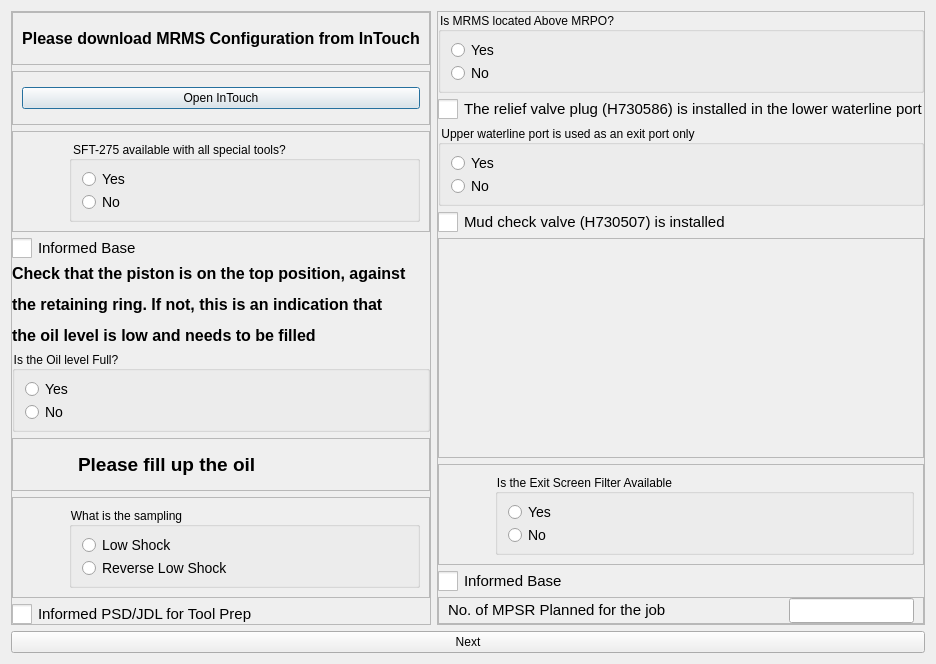
<?xml version="1.0" encoding="UTF-8"?>
<ui version="4.0">
 <class>Dialog</class>
 <widget class="QDialog" name="Dialog">
  <property name="geometry">
   <rect>
    <x>0</x>
    <y>0</y>
    <width>927</width>
    <height>659</height>
   </rect>
  </property>
  <property name="windowTitle">
   <string>Dialog</string>
  </property>
  <layout class="QGridLayout" name="gridLayout">
   <item row="0" column="0">
    <widget class="QFrame" name="frame_5">
     <property name="frameShape">
      <enum>QFrame::Shape::StyledPanel</enum>
     </property>
     <property name="frameShadow">
      <enum>QFrame::Shadow::Raised</enum>
     </property>
     <layout class="QVBoxLayout" name="verticalLayout">
      <property name="leftMargin">
       <number>0</number>
      </property>
      <property name="topMargin">
       <number>0</number>
      </property>
      <property name="rightMargin">
       <number>0</number>
      </property>
      <property name="bottomMargin">
       <number>0</number>
      </property>
      <item>
       <widget class="QFrame" name="frame_2">
        <property name="frameShape">
         <enum>QFrame::Shape::StyledPanel</enum>
        </property>
        <property name="frameShadow">
         <enum>QFrame::Shadow::Raised</enum>
        </property>
        <layout class="QVBoxLayout" name="verticalLayout_4">
         <item>
          <widget class="QLabel" name="label_2">
           <property name="text">
            <string>&lt;html&gt;&lt;head/&gt;&lt;body&gt;&lt;p align=&quot;center&quot;&gt;&lt;span style=&quot; font-size:12pt; font-weight:700;&quot;&gt;Please download MRMS Configuration from InTouch&lt;/span&gt;&lt;/p&gt;&lt;/body&gt;&lt;/html&gt;</string>
           </property>
          </widget>
         </item>
        </layout>
       </widget>
      </item>
      <item>
       <widget class="QFrame" name="frame_4">
        <property name="frameShape">
         <enum>QFrame::Shape::StyledPanel</enum>
        </property>
        <property name="frameShadow">
         <enum>QFrame::Shadow::Raised</enum>
        </property>
        <layout class="QVBoxLayout" name="verticalLayout_3">
         <item>
          <widget class="QPushButton" name="pushButton_2">
           <property name="text">
            <string>Open InTouch</string>
           </property>
          </widget>
         </item>
        </layout>
       </widget>
      </item>
      <item>
       <widget class="QFrame" name="frame">
        <property name="frameShape">
         <enum>QFrame::Shape::StyledPanel</enum>
        </property>
        <property name="frameShadow">
         <enum>QFrame::Shadow::Raised</enum>
        </property>
        <layout class="QHBoxLayout" name="horizontalLayout">
         <item>
          <widget class="QLabel" name="label_12">
           <property name="minimumSize">
            <size>
             <width>41</width>
             <height>41</height>
            </size>
           </property>
           <property name="maximumSize">
            <size>
             <width>41</width>
             <height>41</height>
            </size>
           </property>
           <property name="text">
            <string/>
           </property>
           <property name="pixmap">
            <pixmap resource="../../Images.qrc">:/Icons/Icons/risk-icon.png</pixmap>
           </property>
           <property name="scaledContents">
            <bool>true</bool>
           </property>
          </widget>
         </item>
         <item>
          <widget class="QGroupBox" name="groupBox_1">
           <property name="minimumSize">
            <size>
             <width>230</width>
             <height>0</height>
            </size>
           </property>
           <property name="styleSheet">
            <string notr="true">QGroupBox::title {
    font-size: 16px;
}
</string>
           </property>
           <property name="title">
            <string>SFT-275 available with all special tools?</string>
           </property>
           <property name="checkable">
            <bool>false</bool>
           </property>
           <property name="checked">
            <bool>false</bool>
           </property>
           <layout class="QVBoxLayout" name="verticalLayout_13">
            <item>
             <widget class="QRadioButton" name="radioButton_1">
              <property name="styleSheet">
               <string notr="true">QRadioButton{
    font-size: 14px; /* Larger text */
}
QRadioButton::indicator {
    width: 15px; /* Larger checkbox square */
    height: 15px; /* Larger checkbox square */
}</string>
              </property>
              <property name="text">
               <string>Yes</string>
              </property>
             </widget>
            </item>
            <item>
             <widget class="QRadioButton" name="radioButton_2">
              <property name="styleSheet">
               <string notr="true">QRadioButton{
    font-size: 14px; /* Larger text */
}
QRadioButton::indicator {
    width: 15px; /* Larger checkbox square */
    height: 15px; /* Larger checkbox square */
}</string>
              </property>
              <property name="text">
               <string>No</string>
              </property>
             </widget>
            </item>
           </layout>
          </widget>
         </item>
        </layout>
       </widget>
      </item>
      <item>
       <widget class="QCheckBox" name="checkBox_1">
        <property name="enabled">
         <bool>true</bool>
        </property>
        <property name="styleSheet">
         <string notr="true">QCheckBox {
    font-size: 15px; /* Larger text */
}
QCheckBox::indicator {
    width: 20px; /* Larger checkbox square */
    height: 20px; /* Larger checkbox square */
}</string>
        </property>
        <property name="text">
         <string>Informed Base</string>
        </property>
       </widget>
      </item>
      <item>
       <widget class="QLabel" name="label_3">
        <property name="text">
         <string>&lt;html&gt;&lt;head/&gt;&lt;body&gt;&lt;p&gt;&lt;span style=&quot; font-size:12pt; font-weight:700;&quot;&gt;Check that the piston is on the top position, against &lt;/span&gt;&lt;/p&gt;&lt;p&gt;&lt;span style=&quot; font-size:12pt; font-weight:700;&quot;&gt;the retaining ring. If not, this is an indication that &lt;/span&gt;&lt;/p&gt;&lt;p&gt;&lt;span style=&quot; font-size:12pt; font-weight:700;&quot;&gt;the oil level is low and needs to be filled&lt;/span&gt;&lt;/p&gt;&lt;/body&gt;&lt;/html&gt;</string>
        </property>
       </widget>
      </item>
      <item>
       <widget class="QGroupBox" name="groupBox_2">
        <property name="styleSheet">
         <string notr="true">QGroupBox::title {
    font-size: 16px;
}
</string>
        </property>
        <property name="title">
         <string>Is the Oil level Full?</string>
        </property>
        <property name="checkable">
         <bool>false</bool>
        </property>
        <property name="checked">
         <bool>false</bool>
        </property>
        <layout class="QVBoxLayout" name="verticalLayout_11">
         <item>
          <widget class="QRadioButton" name="radioButton_3">
           <property name="styleSheet">
            <string notr="true">QRadioButton{
    font-size: 14px; /* Larger text */
}
QRadioButton::indicator {
    width: 15px; /* Larger checkbox square */
    height: 15px; /* Larger checkbox square */
}</string>
           </property>
           <property name="text">
            <string>Yes</string>
           </property>
          </widget>
         </item>
         <item>
          <widget class="QRadioButton" name="radioButton_4">
           <property name="styleSheet">
            <string notr="true">QRadioButton{
    font-size: 14px; /* Larger text */
}
QRadioButton::indicator {
    width: 15px; /* Larger checkbox square */
    height: 15px; /* Larger checkbox square */
}</string>
           </property>
           <property name="text">
            <string>No</string>
           </property>
          </widget>
         </item>
        </layout>
       </widget>
      </item>
      <item>
       <widget class="QFrame" name="frame_13">
        <property name="frameShape">
         <enum>QFrame::Shape::StyledPanel</enum>
        </property>
        <property name="frameShadow">
         <enum>QFrame::Shadow::Raised</enum>
        </property>
        <layout class="QHBoxLayout" name="horizontalLayout_8">
         <property name="spacing">
          <number>15</number>
         </property>
         <property name="topMargin">
          <number>0</number>
         </property>
         <property name="bottomMargin">
          <number>0</number>
         </property>
         <item>
          <widget class="QLabel" name="label_14">
           <property name="minimumSize">
            <size>
             <width>41</width>
             <height>41</height>
            </size>
           </property>
           <property name="maximumSize">
            <size>
             <width>41</width>
             <height>41</height>
            </size>
           </property>
           <property name="text">
            <string/>
           </property>
           <property name="pixmap">
            <pixmap resource="../../Images.qrc">:/Icons/Icons/risk-icon.png</pixmap>
           </property>
           <property name="scaledContents">
            <bool>true</bool>
           </property>
          </widget>
         </item>
         <item>
          <widget class="QLabel" name="label_15">
           <property name="text">
            <string>&lt;html&gt;&lt;head/&gt;&lt;body&gt;&lt;p&gt;&lt;span style=&quot; font-size:14pt; font-weight:700;&quot;&gt;Please fill up the oil&lt;/span&gt;&lt;/p&gt;&lt;/body&gt;&lt;/html&gt;</string>
           </property>
          </widget>
         </item>
        </layout>
       </widget>
      </item>
      <item>
       <widget class="QFrame" name="frame_3">
        <property name="frameShape">
         <enum>QFrame::Shape::StyledPanel</enum>
        </property>
        <property name="frameShadow">
         <enum>QFrame::Shadow::Raised</enum>
        </property>
        <layout class="QHBoxLayout" name="horizontalLayout_2">
         <item>
          <widget class="QLabel" name="label_13">
           <property name="minimumSize">
            <size>
             <width>41</width>
             <height>41</height>
            </size>
           </property>
           <property name="maximumSize">
            <size>
             <width>41</width>
             <height>41</height>
            </size>
           </property>
           <property name="text">
            <string/>
           </property>
           <property name="pixmap">
            <pixmap resource="../../Images.qrc">:/Icons/Icons/risk-icon.png</pixmap>
           </property>
           <property name="scaledContents">
            <bool>true</bool>
           </property>
          </widget>
         </item>
         <item>
          <widget class="QGroupBox" name="groupBox_3">
           <property name="minimumSize">
            <size>
             <width>230</width>
             <height>0</height>
            </size>
           </property>
           <property name="styleSheet">
            <string notr="true">QGroupBox::title {
    font-size: 16px;
}
</string>
           </property>
           <property name="title">
            <string>What is the sampling</string>
           </property>
           <property name="checkable">
            <bool>false</bool>
           </property>
           <property name="checked">
            <bool>false</bool>
           </property>
           <layout class="QVBoxLayout" name="verticalLayout_14">
            <item>
             <widget class="QRadioButton" name="radioButton_5">
              <property name="styleSheet">
               <string notr="true">QRadioButton{
    font-size: 14px; /* Larger text */
}
QRadioButton::indicator {
    width: 15px; /* Larger checkbox square */
    height: 15px; /* Larger checkbox square */
}</string>
              </property>
              <property name="text">
               <string>Low Shock</string>
              </property>
             </widget>
            </item>
            <item>
             <widget class="QRadioButton" name="radioButton_6">
              <property name="styleSheet">
               <string notr="true">QRadioButton{
    font-size: 14px; /* Larger text */
}
QRadioButton::indicator {
    width: 15px; /* Larger checkbox square */
    height: 15px; /* Larger checkbox square */
}</string>
              </property>
              <property name="text">
               <string>Reverse Low Shock</string>
              </property>
             </widget>
            </item>
           </layout>
          </widget>
         </item>
        </layout>
       </widget>
      </item>
      <item>
       <widget class="QCheckBox" name="checkBox_2">
        <property name="enabled">
         <bool>true</bool>
        </property>
        <property name="styleSheet">
         <string notr="true">QCheckBox {
    font-size: 15px; /* Larger text */
}
QCheckBox::indicator {
    width: 20px; /* Larger checkbox square */
    height: 20px; /* Larger checkbox square */
}</string>
        </property>
        <property name="text">
         <string>Informed PSD/JDL for Tool Prep</string>
        </property>
       </widget>
      </item>
     </layout>
    </widget>
   </item>
   <item row="0" column="1">
    <widget class="QFrame" name="frame_7">
     <property name="frameShape">
      <enum>QFrame::Shape::StyledPanel</enum>
     </property>
     <property name="frameShadow">
      <enum>QFrame::Shadow::Raised</enum>
     </property>
     <layout class="QVBoxLayout" name="verticalLayout_2">
      <property name="leftMargin">
       <number>0</number>
      </property>
      <property name="topMargin">
       <number>0</number>
      </property>
      <property name="rightMargin">
       <number>0</number>
      </property>
      <property name="bottomMargin">
       <number>0</number>
      </property>
      <item>
       <widget class="QGroupBox" name="groupBox_7">
        <property name="styleSheet">
         <string notr="true">QGroupBox::title {
    font-size: 16px;
}
</string>
        </property>
        <property name="title">
         <string>Is MRMS located Above MRPO?</string>
        </property>
        <property name="checkable">
         <bool>false</bool>
        </property>
        <property name="checked">
         <bool>false</bool>
        </property>
        <layout class="QVBoxLayout" name="verticalLayout_17">
         <item>
          <widget class="QRadioButton" name="radioButton_13">
           <property name="styleSheet">
            <string notr="true">QRadioButton{
    font-size: 14px; /* Larger text */
}
QRadioButton::indicator {
    width: 15px; /* Larger checkbox square */
    height: 15px; /* Larger checkbox square */
}</string>
           </property>
           <property name="text">
            <string>Yes</string>
           </property>
          </widget>
         </item>
         <item>
          <widget class="QRadioButton" name="radioButton_14">
           <property name="styleSheet">
            <string notr="true">QRadioButton{
    font-size: 14px; /* Larger text */
}
QRadioButton::indicator {
    width: 15px; /* Larger checkbox square */
    height: 15px; /* Larger checkbox square */
}</string>
           </property>
           <property name="text">
            <string>No</string>
           </property>
          </widget>
         </item>
        </layout>
       </widget>
      </item>
      <item>
       <widget class="QCheckBox" name="checkBox_6">
        <property name="enabled">
         <bool>true</bool>
        </property>
        <property name="styleSheet">
         <string notr="true">QCheckBox {
    font-size: 15px; /* Larger text */
}
QCheckBox::indicator {
    width: 20px; /* Larger checkbox square */
    height: 20px; /* Larger checkbox square */
}</string>
        </property>
        <property name="text">
         <string>The relief valve plug (H730586) is installed in the lower waterline port</string>
        </property>
       </widget>
      </item>
      <item>
       <widget class="QGroupBox" name="groupBox_5">
        <property name="styleSheet">
         <string notr="true">QGroupBox::title {
    font-size: 16px;
}
</string>
        </property>
        <property name="title">
         <string>Upper waterline port is used as an exit port only</string>
        </property>
        <property name="checkable">
         <bool>false</bool>
        </property>
        <property name="checked">
         <bool>false</bool>
        </property>
        <layout class="QVBoxLayout" name="verticalLayout_15">
         <item>
          <widget class="QRadioButton" name="radioButton_9">
           <property name="styleSheet">
            <string notr="true">QRadioButton{
    font-size: 14px; /* Larger text */
}
QRadioButton::indicator {
    width: 15px; /* Larger checkbox square */
    height: 15px; /* Larger checkbox square */
}</string>
           </property>
           <property name="text">
            <string>Yes</string>
           </property>
          </widget>
         </item>
         <item>
          <widget class="QRadioButton" name="radioButton_10">
           <property name="styleSheet">
            <string notr="true">QRadioButton{
    font-size: 14px; /* Larger text */
}
QRadioButton::indicator {
    width: 15px; /* Larger checkbox square */
    height: 15px; /* Larger checkbox square */
}</string>
           </property>
           <property name="text">
            <string>No</string>
           </property>
          </widget>
         </item>
        </layout>
       </widget>
      </item>
      <item>
       <widget class="QCheckBox" name="checkBox_4">
        <property name="enabled">
         <bool>true</bool>
        </property>
        <property name="styleSheet">
         <string notr="true">QCheckBox {
    font-size: 15px; /* Larger text */
}
QCheckBox::indicator {
    width: 20px; /* Larger checkbox square */
    height: 20px; /* Larger checkbox square */
}</string>
        </property>
        <property name="text">
         <string>Mud check valve (H730507) is installed</string>
        </property>
       </widget>
      </item>
      <item>
       <widget class="QFrame" name="frame_8">
        <property name="frameShape">
         <enum>QFrame::Shape::StyledPanel</enum>
        </property>
        <property name="frameShadow">
         <enum>QFrame::Shadow::Raised</enum>
        </property>
        <layout class="QVBoxLayout" name="verticalLayout_5">
         <item alignment="Qt::AlignmentFlag::AlignHCenter">
          <widget class="QLabel" name="label">
           <property name="minimumSize">
            <size>
             <width>450</width>
             <height>200</height>
            </size>
           </property>
           <property name="maximumSize">
            <size>
             <width>450</width>
             <height>200</height>
            </size>
           </property>
           <property name="text">
            <string/>
           </property>
           <property name="pixmap">
            <pixmap resource="../../Images.qrc">:/Icons/Icons/Img_19.png</pixmap>
           </property>
           <property name="scaledContents">
            <bool>true</bool>
           </property>
          </widget>
         </item>
        </layout>
       </widget>
      </item>
      <item>
       <widget class="QFrame" name="frame_6">
        <property name="frameShape">
         <enum>QFrame::Shape::StyledPanel</enum>
        </property>
        <property name="frameShadow">
         <enum>QFrame::Shadow::Raised</enum>
        </property>
        <layout class="QHBoxLayout" name="horizontalLayout_3">
         <item>
          <widget class="QLabel" name="label_16">
           <property name="minimumSize">
            <size>
             <width>41</width>
             <height>41</height>
            </size>
           </property>
           <property name="maximumSize">
            <size>
             <width>41</width>
             <height>41</height>
            </size>
           </property>
           <property name="text">
            <string/>
           </property>
           <property name="pixmap">
            <pixmap resource="../../Images.qrc">:/Icons/Icons/risk-icon.png</pixmap>
           </property>
           <property name="scaledContents">
            <bool>true</bool>
           </property>
          </widget>
         </item>
         <item>
          <widget class="QGroupBox" name="groupBox_6">
           <property name="minimumSize">
            <size>
             <width>230</width>
             <height>0</height>
            </size>
           </property>
           <property name="styleSheet">
            <string notr="true">QGroupBox::title {
    font-size: 16px;
}
</string>
           </property>
           <property name="title">
            <string>Is the Exit Screen Filter Available</string>
           </property>
           <property name="checkable">
            <bool>false</bool>
           </property>
           <property name="checked">
            <bool>false</bool>
           </property>
           <layout class="QVBoxLayout" name="verticalLayout_16">
            <item>
             <widget class="QRadioButton" name="radioButton_11">
              <property name="styleSheet">
               <string notr="true">QRadioButton{
    font-size: 14px; /* Larger text */
}
QRadioButton::indicator {
    width: 15px; /* Larger checkbox square */
    height: 15px; /* Larger checkbox square */
}</string>
              </property>
              <property name="text">
               <string>Yes</string>
              </property>
             </widget>
            </item>
            <item>
             <widget class="QRadioButton" name="radioButton_12">
              <property name="styleSheet">
               <string notr="true">QRadioButton{
    font-size: 14px; /* Larger text */
}
QRadioButton::indicator {
    width: 15px; /* Larger checkbox square */
    height: 15px; /* Larger checkbox square */
}</string>
              </property>
              <property name="text">
               <string>No</string>
              </property>
             </widget>
            </item>
           </layout>
          </widget>
         </item>
        </layout>
       </widget>
      </item>
      <item>
       <widget class="QCheckBox" name="checkBox_5">
        <property name="enabled">
         <bool>true</bool>
        </property>
        <property name="styleSheet">
         <string notr="true">QCheckBox {
    font-size: 15px; /* Larger text */
}
QCheckBox::indicator {
    width: 20px; /* Larger checkbox square */
    height: 20px; /* Larger checkbox square */
}</string>
        </property>
        <property name="text">
         <string>Informed Base</string>
        </property>
       </widget>
      </item>
      <item>
       <widget class="QFrame" name="frame_10">
        <property name="frameShape">
         <enum>QFrame::Shape::StyledPanel</enum>
        </property>
        <property name="frameShadow">
         <enum>QFrame::Shadow::Raised</enum>
        </property>
        <layout class="QHBoxLayout" name="horizontalLayout_6">
         <property name="topMargin">
          <number>0</number>
         </property>
         <property name="bottomMargin">
          <number>0</number>
         </property>
         <item>
          <widget class="QLabel" name="label_11">
           <property name="text">
            <string>&lt;html&gt;&lt;head/&gt;&lt;body&gt;&lt;p&gt;&lt;span style=&quot; font-size:11pt;&quot;&gt;No. of MPSR Planned for the job&lt;/span&gt;&lt;/p&gt;&lt;/body&gt;&lt;/html&gt;</string>
           </property>
          </widget>
         </item>
         <item>
          <widget class="QLineEdit" name="lineEdit_2">
           <property name="minimumSize">
            <size>
             <width>125</width>
             <height>25</height>
            </size>
           </property>
           <property name="maximumSize">
            <size>
             <width>125</width>
             <height>25</height>
            </size>
           </property>
          </widget>
         </item>
        </layout>
       </widget>
      </item>
     </layout>
    </widget>
   </item>
   <item row="1" column="0" colspan="2">
    <widget class="QPushButton" name="pushButton">
     <property name="text">
      <string>Next</string>
     </property>
    </widget>
   </item>
  </layout>
 </widget>
 <resources>
  <include location="../../Images.qrc"/>
  <include location="C:/Users/archi/AppData/Local/Programs/Python/Python313/Lib/Images.qrc"/>
 </resources>
 <connections/>
</ui>
